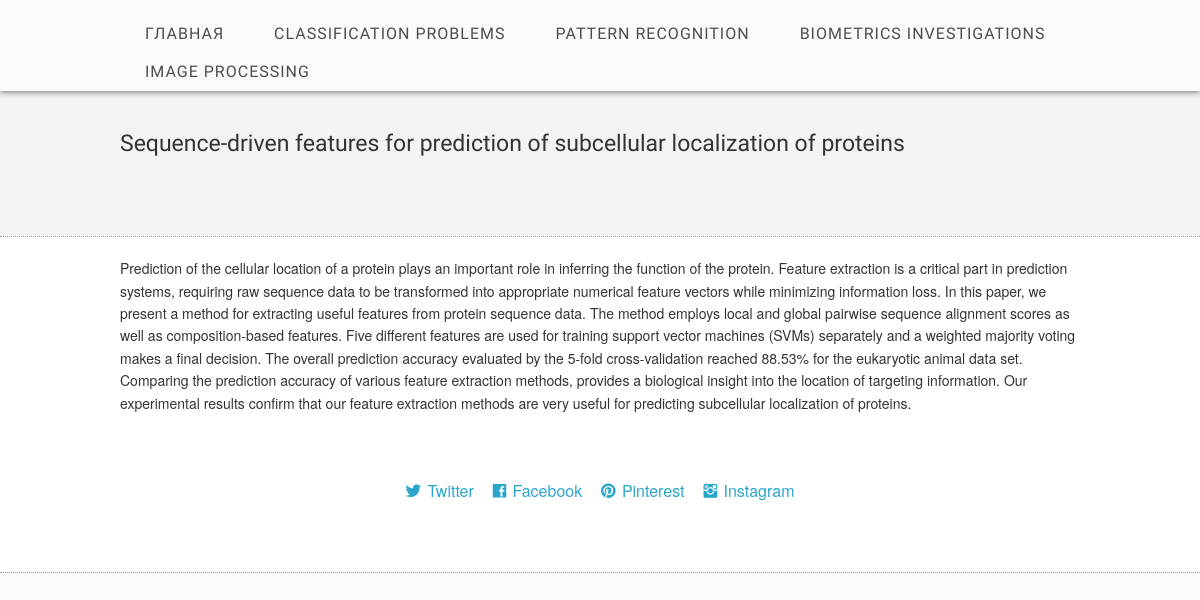
The app's page /news/article/6 with its own data.
### news/models.py (models this page shows, shortened)
class Rubric(models.Model):
    name = models.CharField(max_length=100)

class Article(models.Model):
    title = models.CharField(max_length=100)
    keyword = models.CharField(max_length=200)
    annotation = models.TextField()
    rubric = models.ForeignKey(Rubric, null=True, blank=True, on_delete=models.SET_NULL)

### news/views.py (the view)
# urls.py: path('article/<int:article_id>', views.get_one_article, name='current_article'),
def get_one_article(request, article_id):
    current_article = Article.objects.get(pk=article_id)
    rubrics = Rubric.objects.all()
    return render(request, 'news/article.html', context={'current_article': current_article, 'rubrics': rubrics, })

### news/templates/news/article.html (shortened to what this page needs)
<!DOCTYPE html>
{% load static %}
<html class="no-js" lang="en">
<head>
    <link rel="stylesheet" href="{% static 'stylesheets/foundation.min.css' %}">
    <link rel="stylesheet" href="{% static 'stylesheets/main.css' %}">
    <link rel="stylesheet" href="{% static 'stylesheets/app.css' %}">
    <link rel="stylesheet" href="{% static 'fonts/ligature.css' %}">
</head>
<body>
<nav>
    <div class="twelve columns header_nav">
        <div class="row">
            <ul id="menu-header" class="nav-bar horizontal">
                <li><a href="{% url 'index' %}">Главная</a></li>
                {% for rubric in rubrics %}
                <li><a href="{% url 'rubric' rubric.id %}">{{rubric.name}}</a></li>
                {% endfor %}
            </ul>
        </div>
    </div>
</nav>
<header>
    <div class="row">
        <h4>{{current_article.title}}</h4>
        <article>
            <div class="twelve columns">
            </div>
        </article>
    </div>
</header>
<section class="section_light">
    <div class="row">
        <p>
            {{current_article.annotation}}
        </p>
    </div>
    <footer>
        <div class="row">
            <div class="twelve columns footer">
                <a href="" class="lsf-icon" style="font-size:16px; margin-right:15px" title="twitter">Twitter</a>
                <a href="" class="lsf-icon" style="font-size:16px; margin-right:15px" title="facebook">Facebook</a>
                <a href="" class="lsf-icon" style="font-size:16px; margin-right:15px" title="pinterest">Pinterest</a>
                <a href="" class="lsf-icon" style="font-size:16px" title="instagram">Instagram</a>
            </div>
        </div>
    </footer>
</body>
</html>

### static/stylesheets/main.css (style rules this page uses)
.lsf-icon:before { content:attr(title); margin-right:0.3em; font-size:64px; font-family: 'LigatureSymbols'; -webkit-text-rendering: optimizeLegibility; -moz-text-rendering: optimizeLegibility; -ms-text-rendering: optimizeLegibility; -o-text-rendering: optimizeLegibility; text-rendering: optimizeLegibility; -webkit-font-smoothing: antialiased; -moz-font-smoothing: antialiased; -ms-font-smoothing: antialiased; -o-font-smoothing: antialiased; font-smoothing: antialiased; }
body { background: #fafafa }
.row { width: 960px }
header { background: #f3f3f3; clear:both; padding: 20px 0 40px }
.header_nav { background: #fafafa; padding: 15px 0 0; box-shadow: 0 1px 6px rgba(34, 25, 25, 0.6); z-index: 999 }
p { color: #333 }
h1,h2,h3,h4 { font-family:'Open Sans Condensed',sans-serif; font-weight: normal; color: #333; margin: 20px 0 }
.section_light { background: #FFF; border-top: 1px dotted #999; border-bottom: 1px dotted #999; padding: 20px 0; clear:both }
.nav-bar { margin-top: 0; background: none }
.nav-bar > li { border: 0; padding: 0; font-family: 'Open Sans Condensed',sans-serif; letter-spacing: 1px; box-shadow: none }
.nav-bar > li > a:first-child { font-size: 16px; text-transform: uppercase; padding: 0 25px }
.nav-bar > li:last-child { border: 0; box-shadow: none }
.nav-bar > li > a { color: #4d4d4d }
.footer { text-align:center; padding: 50px 0 }

### records on screen
Rubric: name "CLASSIFICATION PROBLEMS"
Rubric: name "PATTERN RECOGNITION"
Rubric: name "BIOMETRICS INVESTIGATIONS"
Rubric: name "IMAGE PROCESSING"
Article: title "Sequence-driven features for prediction of subcellular localization of proteins", annotation "Prediction of the cellular location of a protein plays an important role in inferring the function of the protein. Feature extraction is a critical part in prediction systems, requiring raw sequence data to be transformed into appropriate numerical feature vectors while minimizing information loss. In this paper, we present a method for extracting useful features from protein sequence data. The method employs local and global pairwise sequence alignment scores as well as composition-based features. Five different features are used for training support vector machines (SVMs) separately and a weighted majority voting makes a final decision. The overall prediction accuracy evaluated by the…"
